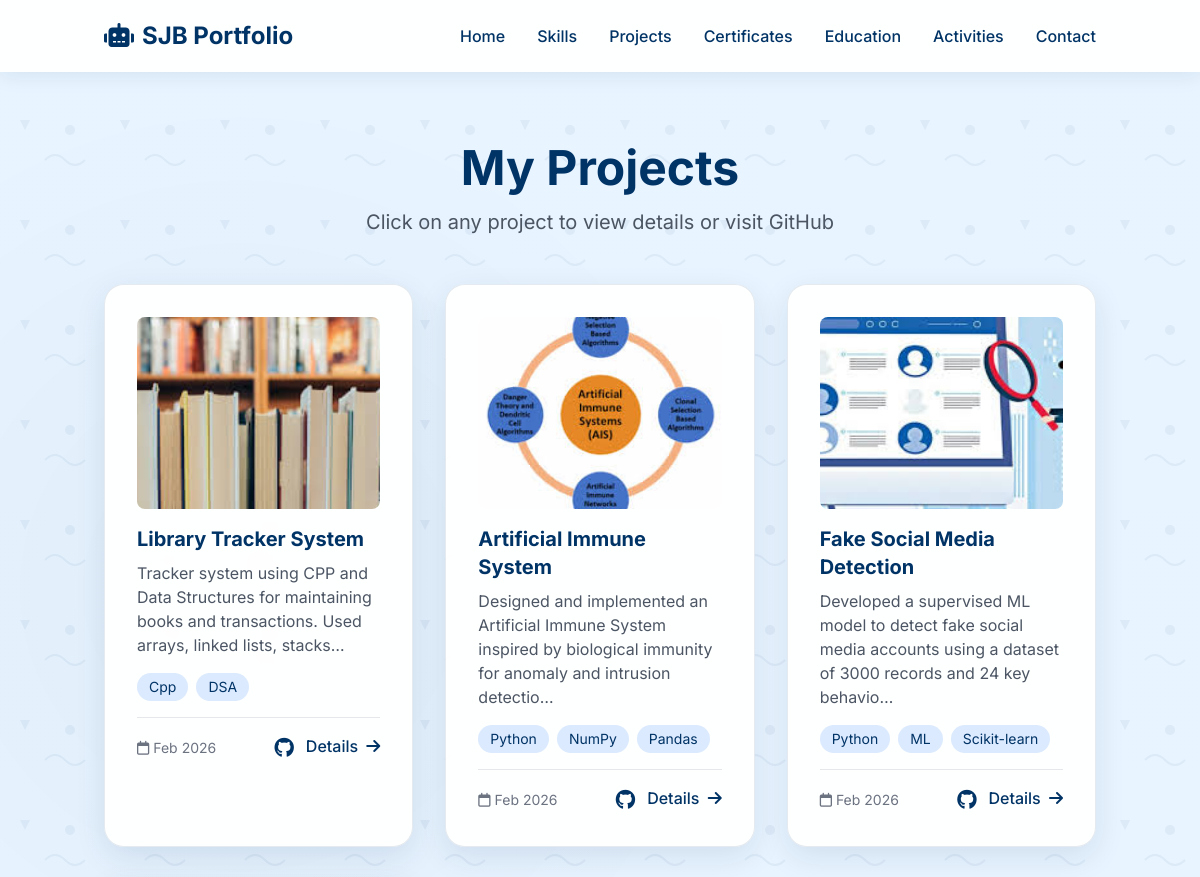
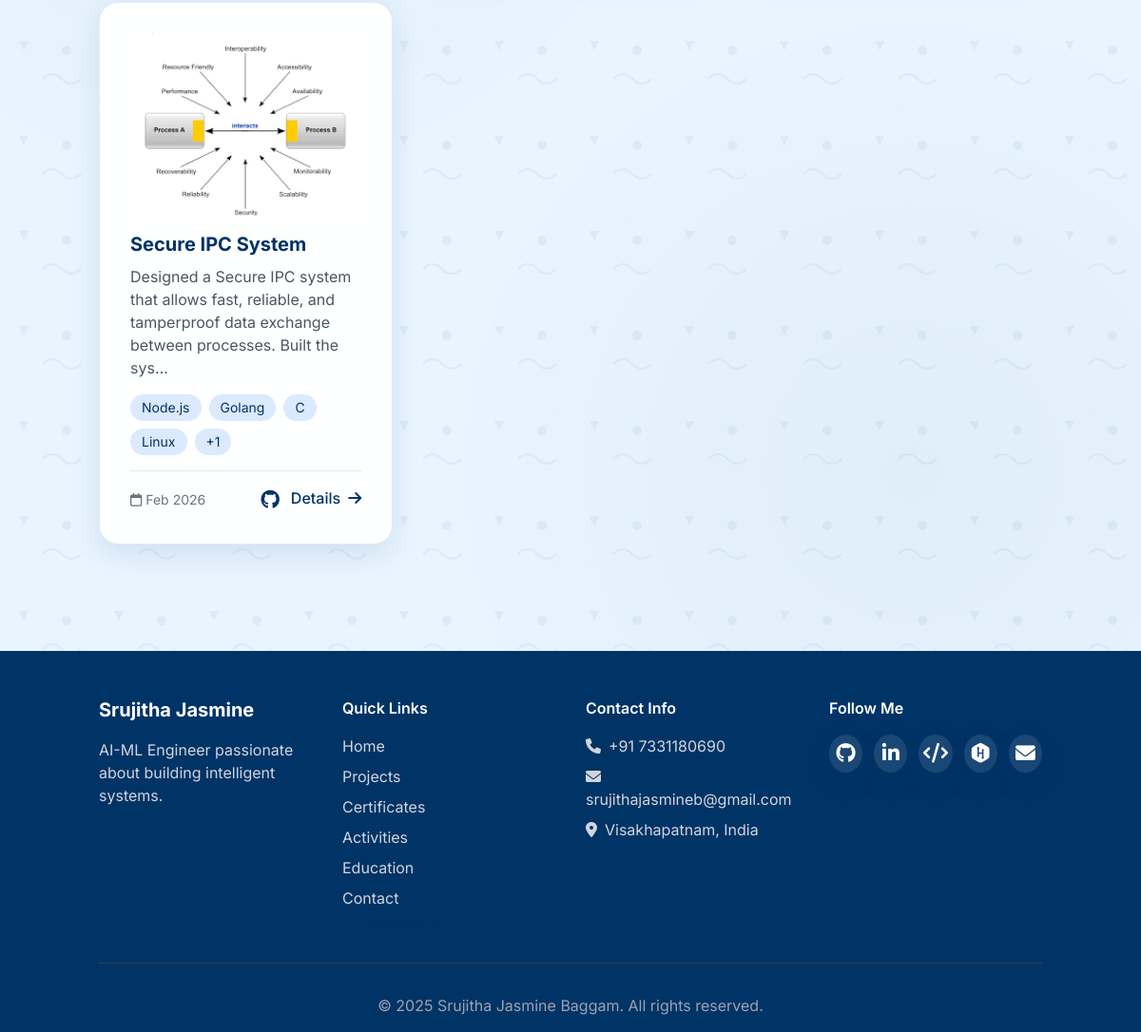
/projects/, run on the app's committed database (2 pictures, top to bottom).
### projects_app/models.py (models this page shows, shortened)
class Project(models.Model):
    title = models.CharField(max_length=200)
    slug = models.SlugField(unique=True, blank=True)
    description = models.TextField()
    tech_stack = models.CharField(max_length=500, help_text="Comma separated technologies")
    github_link = models.URLField(blank=True, null=True)
    live_demo_link = models.URLField(blank=True, null=True)
    created_date = models.DateTimeField(auto_now_add=True)
    updated_date = models.DateTimeField(auto_now=True)
    image = models.ImageField(upload_to='projects/', blank=True, null=True)
    class Meta:
        ordering = ['-created_date']
    def get_tech_list(self):
        return [tech.strip() for tech in self.tech_stack.split(',')]

### projects_app/views.py (the view)
# urls.py: path('', views.project_list, name='project_list'),
def project_list(request):
    projects = Project.objects.all()
    return render(request, 'projects.html', {'projects': projects})

### templates/projects.html (shortened to what this page needs)
{% extends 'base.html' %}
{% load static %}
{% block content %}
<div class="container mx-auto px-4 py-12">
    <h1 class="text-4xl md:text-5xl font-bold text-center text-[#003366] mb-4">My Projects</h1>
    <p class="text-xl text-center text-gray-600 mb-12">Click on any project to view details or visit GitHub</p>
    <div class="grid md:grid-cols-2 lg:grid-cols-3 gap-8">
        {% for project in projects %}
        <div class="card group">
            <div class="relative overflow-hidden rounded-lg mb-4 h-48">
                {% if project.image %}
                    <img src="{{ project.image.url }}" alt="{{ project.title }}" class="w-full h-full object-cover group-hover:scale-110 transition duration-500">
                {% else %}
                    <img src="https://images.unsplash.com/photo-1555066931-4365d14bab8c?ixlib=rb-1.2.1&auto=format&fit=crop&w=800&q=80"
                         alt="{{ project.title }}" class="w-full h-full object-cover group-hover:scale-110 transition duration-500">
                {% endif %}
                <div class="absolute inset-0 bg-[#003366] bg-opacity-0 group-hover:bg-opacity-90 transition-all duration-300 flex items-center justify-center gap-4">
                </div>
            </div>
            <h3 class="text-xl font-bold text-[#003366] mb-2">{{ project.title }}</h3>
            <p class="text-gray-600 mb-4">{{ project.description|truncatechars:120 }}</p>
            <div class="flex flex-wrap gap-2 mb-4">
                {% for tech in project.get_tech_list|slice:":4" %}
                    <span class="px-3 py-1 bg-blue-100 text-[#003366] text-sm rounded-full">{{ tech }}</span>
                {% endfor %}
                {% if project.get_tech_list|length > 4 %}
                    <span class="px-3 py-1 bg-blue-100 text-[#003366] text-sm rounded-full">+{{ project.get_tech_list|length|add:"-4" }}</span>
                {% endif %}
            </div>
            <div class="flex justify-between items-center pt-4 border-t border-gray-200">
                <span class="text-sm text-gray-500">
                    <i class="far fa-calendar mr-1"></i>{{ project.created_date|date:"M Y" }}
                </span>
                <div class="flex gap-3">
                    {% if project.github_link %}
                    <a href="{{ project.github_link }}" target="_blank" class="text-[#003366] hover:text-blue-600" title="GitHub Repository">
                        <i class="fab fa-github text-xl"></i>
                    </a>
                    {% endif %}
                    <a href="{% url 'projects:project_detail' slug=project.slug %}" class="text-[#003366] hover:text-blue-600 font-medium">
                        Details <i class="fas fa-arrow-right ml-1"></i>
                    </a>
                </div>
            </div>
        </div>
        {% empty %}
        <div class="col-span-3 text-center py-20">
            <i class="fas fa-folder-open text-6xl text-gray-400 mb-4"></i>
            <p class="text-2xl text-gray-500">No projects available yet.</p>
        </div>
        {% endfor %}
    </div>
</div>
{% endblock %}

### static/css/style.css (style rules this page uses)
:root { --light-blue: #e6f3ff; --dark-blue: #003366; --accent-blue: #1e4a7a; --white: #ffffff; --shadow: 0 10px 30px rgba(0, 51, 102, 0.1); --transition: all 0.3s ease; }
* { margin: 0; padding: 0; box-sizing: border-box; }
html { scroll-behavior: smooth; }
body { background-color: var(--light-blue); color: var(--dark-blue); font-family: -apple-system, BlinkMacSystemFont, 'Segoe UI', Roboto, Oxygen, Ubuntu, Cantarell, sans-serif; line-height: 1.6; min-height: 100vh; position: relative; overflow-x: hidden; transition: background-color 0.3s, color 0.3s; }
body::before { content: ''; position: fixed; top: 0; left: 0; width: 100%; height: 100%; background-size: 100px 100px, 100% 100%, 100% 100%; pointer-events: none; z-index: -1; transition: opacity 0.3s; }
.card { background: rgba(255, 255, 255, 0.9); backdrop-filter: blur(5px); border-radius: 20px; padding: 2rem; box-shadow: var(--shadow); transition: var(--transition); border: 1px solid rgba(0, 51, 102, 0.1); }

### templates/base.html (style rules this page uses)
:root { --light-blue: #e6f3ff; --dark-blue: #003366; }
body { background: linear-gradient(rgba(230, 243, 255, 0.92), rgba(230, 243, 255, 0.92)), url('https://images.unsplash.com/photo-1550751827-4bd374c3f58b?ixlib=rb-1.2.1&auto=format&fit=crop&w=1350&q=80'); background-size: cover; background-attachment: fixed; background-position: center; color: var(--dark-blue); font-family: 'Inter', sans-serif; min-height: 100vh; }
.card { background: rgba(255, 255, 255, 0.95); backdrop-filter: blur(10px); border-radius: 20px; padding: 2rem; box-shadow: 0 10px 30px rgba(0, 51, 102, 0.1); transition: all 0.4s ease; border: 1px solid rgba(0, 51, 102, 0.1); animation: float 4s ease-in-out infinite; }

### data on the page
Project: image (picture), title "Library Tracker System", description "Tracker system using CPP and Data Structures for maintaining books and transactions. Used arrays, linked lists, stacks…", get_tech_list "Cpp" "DSA", created_date "Feb 2026"
Project: image (picture), title "Artificial Immune System", description "Designed and implemented an Artificial Immune System inspired by biological immunity for anomaly and intrusion detectio…", get_tech_list "Python" "NumPy" "Pandas", created_date "Feb 2026"
Project: image (picture), title "Fake Social Media Detection", description "Developed a supervised ML model to detect fake social media accounts using a dataset of 3000 records and 24 key behavio…", get_tech_list "Python" "ML" "Scikit-learn", created_date "Feb 2026"
Project: image (picture), title "Secure IPC System", description "Designed a Secure IPC system that allows fast, reliable, and tamperproof data exchange between processes. Built the sys…", get_tech_list "Node.js" "Golang" "C" "Linux", get_tech_list|length "1", created_date "Feb 2026"
